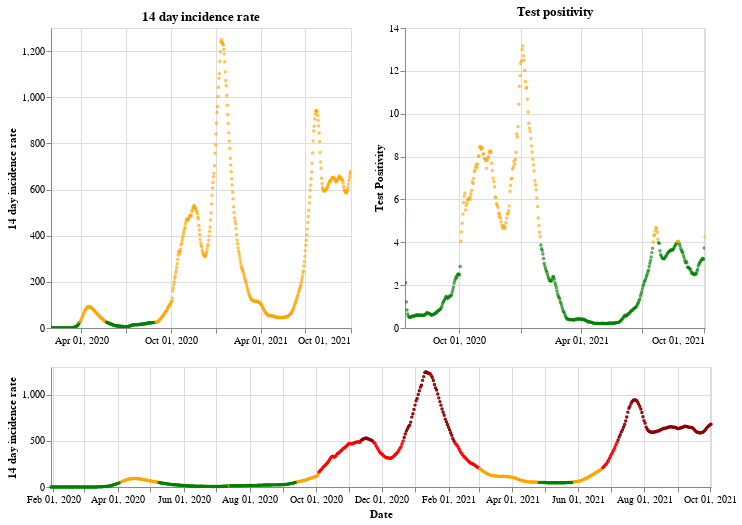

The notebook cell saved with this chart:
### Markdown cell above
## England

### Code cell
plot_traffic_light('England')

### Figure 1 — Vega-Lite specification as saved in the notebook (floating-point values rounded to 4 significant figures; data arrays with more than 128 entries replaced by an {"elided": "..."} marker saying what was removed)
{"config": {"view": {"continuousWidth": 400, "continuousHeight": 300}}, "vconcat": [{"hconcat": [{"mark": {"type": "point", "size": 2}, "encoding": {"color": {"condition": {"value": "green", "test": "(datum.twoWeeklyCasesRate <= 25)"}, "value": "orange"}, "tooltip": [{"type": "nominal", "field": "areaName"}, {"type": "temporal", "field": "date"}, {"type": "quantitative", "field": "twoWeeklyCasesRate"}, {"type": "quantitative", "field": "testPositivity"}], "x": {"type": "temporal", "axis": {"title": ""}, "field": "date", "scale": {"domain": {"selection": "DateBrush"}}, "timeUnit": "yearmonthdate"}, "y": {"type": "quantitative", "axis": {"title": "14 day incidence rate"}, "field": "twoWeeklyCasesRate"}}, "title": "14 day incidence rate", "width": 300}, {"mark": {"type": "point", "size": 2}, "encoding": {"color": {"condition": {"value": "green", "test": "(datum.testPositivity <= 4)"}, "value": "orange"}, "tooltip": [{"type": "nominal", "field": "areaName"}, {"type": "temporal", "field": "date"}, {"type": "quantitative", "field": "twoWeeklyCasesRate"}, {"type": "quantitative", "field": "testPositivity"}], "x": {"type": "temporal", "axis": {"title": ""}, "field": "date", "scale": {"domain": {"selection": "DateBrush"}}, "timeUnit": "yearmonthdate"}, "y": {"type": "quantitative", "axis": {"title": "Test Positivity"}, "field": "testPositivity"}}, "title": "Test positivity", "width": 300}]}, {"layer": [{"mark": {"type": "point", "size": 2}, "encoding": {"color": {"condition": {"value": "orange", "test": "(((datum.testPositivity < 4) && (datum.twoWeeklyCasesRate >= 50)) && (datum.twoWeeklyCasesRate < 200))"}, "value": "red"}, "opacity": {"condition": {"value": 1, "test": "((datum.twoWeeklyCasesRate >= 50) && (datum.twoWeeklyCasesRate < 500))"}, "value": 0}, "tooltip": [{"type": "nominal", "field": "areaName"}, {"type": "temporal", "field": "date"}, {"type": "quantitative", "field": "twoWeeklyCasesRate"}, {"type": "quantitative", "field": "testPositivity"}], "x": {"type": "temporal", "axis": {"title": "Date"}, "field": "date", "timeUnit": "yearmonthdate"}, "y": {"type": "quantitative", "axis": {"title": "14 day incidence rate"}, "field": "twoWeeklyCasesRate"}}, "selection": {"DateBrush": {"type": "interval", "encodings": ["x"], "fields": ["Time"]}}}, {"mark": {"type": "point", "size": 2}, "encoding": {"color": {"value": "darkred"}, "opacity": {"condition": {"value": 1, "test": "(datum.twoWeeklyCasesRate >= 500)"}, "value": 0}, "tooltip": [{"type": "nominal", "field": "areaName"}, {"type": "temporal", "field": "date"}, {"type": "quantitative", "field": "twoWeeklyCasesRate"}, {"type": "quantitative", "field": "testPositivity"}], "x": {"type": "temporal", "axis": {"title": "Date"}, "field": "date", "timeUnit": "yearmonthdate"}, "y": {"type": "quantitative", "axis": {"title": "14 day incidence rate"}, "field": "twoWeeklyCasesRate"}}}, {"mark": {"type": "point", "size": 2}, "encoding": {"color": {"condition": {"value": "green", "test": "((datum.testPositivity < 4) && (datum.twoWeeklyCasesRate < 50))"}, "value": "orange"}, "opacity": {"condition": {"value": 1, "test": "(datum.twoWeeklyCasesRate < 50)"}, "value": 0}, "tooltip": [{"type": "nominal", "field": "areaName"}, {"type": "temporal", "field": "date"}, {"type": "quantitative", "field": "twoWeeklyCasesRate"}, {"type": "quantitative", "field": "testPositivity"}], "x": {"type": "temporal", "axis": {"title": "Date"}, "field": "date", "timeUnit": "yearmonthdate"}, "y": {"type": "quantitative", "axis": {"title": "14 day incidence rate"}, "field": "twoWeeklyCasesRate"}}}], "height": 120, "width": 660}], "data": {"name": "data-65fc5db2d153edc18102d9d8e19db585"}, "$schema": "https://vega.github.io/schema/vega-lite/v4.8.1.json", "datasets": {"data-65fc5db2d153edc18102d9d8e19db585": {"elided": "612 records"}}}
